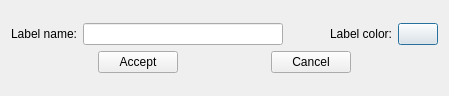
<?xml version="1.0" encoding="UTF-8"?>
<ui version="4.0">
 <class>createLabel_Dialog</class>
 <widget class="QDialog" name="createLabel_Dialog">
  <property name="geometry">
   <rect>
    <x>0</x>
    <y>0</y>
    <width>449</width>
    <height>96</height>
   </rect>
  </property>
  <property name="windowTitle">
   <string>Dialog</string>
  </property>
  <layout class="QVBoxLayout" name="verticalLayout_2">
   <item>
    <layout class="QVBoxLayout" name="verticalLayout">
     <item>
      <layout class="QHBoxLayout" name="horizontalLayout">
       <item>
        <widget class="QLabel" name="label">
         <property name="text">
          <string>Label name:</string>
         </property>
        </widget>
       </item>
       <item>
        <widget class="QLineEdit" name="labelName_input">
         <property name="sizePolicy">
          <sizepolicy hsizetype="MinimumExpanding" vsizetype="Fixed">
           <horstretch>0</horstretch>
           <verstretch>0</verstretch>
          </sizepolicy>
         </property>
         <property name="minimumSize">
          <size>
           <width>200</width>
           <height>0</height>
          </size>
         </property>
         <property name="maximumSize">
          <size>
           <width>150</width>
           <height>16777215</height>
          </size>
         </property>
        </widget>
       </item>
       <item>
        <spacer name="horizontalSpacer_4">
         <property name="orientation">
          <enum>Qt::Horizontal</enum>
         </property>
         <property name="sizeHint" stdset="0">
          <size>
           <width>40</width>
           <height>20</height>
          </size>
         </property>
        </spacer>
       </item>
       <item>
        <widget class="QLabel" name="label_2">
         <property name="text">
          <string>Label color:</string>
         </property>
        </widget>
       </item>
       <item>
        <widget class="QPushButton" name="labelColor_button">
         <property name="sizePolicy">
          <sizepolicy hsizetype="Minimum" vsizetype="Fixed">
           <horstretch>0</horstretch>
           <verstretch>0</verstretch>
          </sizepolicy>
         </property>
         <property name="minimumSize">
          <size>
           <width>30</width>
           <height>0</height>
          </size>
         </property>
         <property name="text">
          <string/>
         </property>
        </widget>
       </item>
      </layout>
     </item>
     <item>
      <layout class="QHBoxLayout" name="horizontalLayout_2">
       <item>
        <spacer name="horizontalSpacer">
         <property name="orientation">
          <enum>Qt::Horizontal</enum>
         </property>
         <property name="sizeHint" stdset="0">
          <size>
           <width>40</width>
           <height>20</height>
          </size>
         </property>
        </spacer>
       </item>
       <item>
        <widget class="QPushButton" name="acceptLabel">
         <property name="text">
          <string>Accept</string>
         </property>
        </widget>
       </item>
       <item>
        <spacer name="horizontalSpacer_2">
         <property name="orientation">
          <enum>Qt::Horizontal</enum>
         </property>
         <property name="sizeHint" stdset="0">
          <size>
           <width>40</width>
           <height>20</height>
          </size>
         </property>
        </spacer>
       </item>
       <item>
        <widget class="QPushButton" name="cancelLabel">
         <property name="text">
          <string>Cancel</string>
         </property>
        </widget>
       </item>
       <item>
        <spacer name="horizontalSpacer_3">
         <property name="orientation">
          <enum>Qt::Horizontal</enum>
         </property>
         <property name="sizeHint" stdset="0">
          <size>
           <width>40</width>
           <height>20</height>
          </size>
         </property>
        </spacer>
       </item>
      </layout>
     </item>
    </layout>
   </item>
  </layout>
 </widget>
 <resources/>
 <connections/>
</ui>
